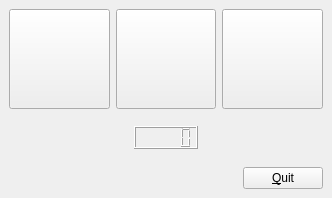
<?xml version="1.0" encoding="UTF-8"?>
<ui version="4.0">
 <class>P0_Application</class>
 <widget class="QMainWindow" name="P0_Application">
  <property name="geometry">
   <rect>
    <x>0</x>
    <y>0</y>
    <width>332</width>
    <height>198</height>
   </rect>
  </property>
  <property name="windowTitle">
   <string>P0_Application</string>
  </property>
  <widget class="QWidget" name="centralwidget">
   <layout class="QVBoxLayout" name="verticalLayout">
    <item>
     <layout class="QHBoxLayout" name="horizontalLayout">
      <item>
       <widget class="myQPushButton" name="myQPushButtonObject">
        <property name="minimumSize">
         <size>
          <width>100</width>
          <height>100</height>
         </size>
        </property>
        <property name="icon">
         <iconset>
          <normaloff>../images/img1.jpg</normaloff>../images/img1.jpg</iconset>
        </property>
       </widget>
      </item>
      <item>
       <widget class="myQPushButton" name="myQPushButtonObject_3">
        <property name="minimumSize">
         <size>
          <width>100</width>
          <height>100</height>
         </size>
        </property>
        <property name="icon">
         <iconset>
          <normaloff>../images/img2.gif</normaloff>../images/img2.gif</iconset>
        </property>
       </widget>
      </item>
      <item>
       <widget class="myQPushButton" name="myQPushButtonObject_2">
        <property name="minimumSize">
         <size>
          <width>100</width>
          <height>100</height>
         </size>
        </property>
        <property name="icon">
         <iconset>
          <normaloff>../images/img3.gif</normaloff>../images/img3.gif</iconset>
        </property>
       </widget>
      </item>
     </layout>
    </item>
    <item>
     <spacer name="verticalSpacer">
      <property name="orientation">
       <enum>Qt::Vertical</enum>
      </property>
      <property name="sizeHint" stdset="0">
       <size>
        <width>20</width>
        <height>40</height>
       </size>
      </property>
     </spacer>
    </item>
    <item>
     <layout class="QHBoxLayout" name="horizontalLayout_2">
      <item>
       <spacer name="horizontalSpacer_2">
        <property name="orientation">
         <enum>Qt::Horizontal</enum>
        </property>
        <property name="sizeHint" stdset="0">
         <size>
          <width>40</width>
          <height>20</height>
         </size>
        </property>
       </spacer>
      </item>
      <item>
       <widget class="myQLCDNumber" name="myQLCDNumberObject">
        <property name="sizePolicy">
         <sizepolicy hsizetype="Fixed" vsizetype="Fixed">
          <horstretch>0</horstretch>
          <verstretch>0</verstretch>
         </sizepolicy>
        </property>
       </widget>
      </item>
      <item>
       <spacer name="horizontalSpacer">
        <property name="orientation">
         <enum>Qt::Horizontal</enum>
        </property>
        <property name="sizeHint" stdset="0">
         <size>
          <width>40</width>
          <height>20</height>
         </size>
        </property>
       </spacer>
      </item>
     </layout>
    </item>
    <item>
     <spacer name="verticalSpacer_2">
      <property name="orientation">
       <enum>Qt::Vertical</enum>
      </property>
      <property name="sizeHint" stdset="0">
       <size>
        <width>20</width>
        <height>40</height>
       </size>
      </property>
     </spacer>
    </item>
    <item>
     <layout class="QHBoxLayout" name="horizontalLayout_3">
      <item>
       <spacer name="horizontalSpacer_3">
        <property name="orientation">
         <enum>Qt::Horizontal</enum>
        </property>
        <property name="sizeHint" stdset="0">
         <size>
          <width>40</width>
          <height>20</height>
         </size>
        </property>
       </spacer>
      </item>
      <item>
       <widget class="QPushButton" name="QuitButton">
        <property name="sizePolicy">
         <sizepolicy hsizetype="Fixed" vsizetype="Fixed">
          <horstretch>0</horstretch>
          <verstretch>0</verstretch>
         </sizepolicy>
        </property>
        <property name="text">
         <string>&amp;Quit</string>
        </property>
       </widget>
      </item>
     </layout>
    </item>
   </layout>
  </widget>
 </widget>
 <customwidgets>
  <customwidget>
   <class>myQLCDNumber</class>
   <extends>QLCDNumber</extends>
   <header>myQLCDNumber.h</header>
  </customwidget>
  <customwidget>
   <class>myQPushButton</class>
   <extends>QPushButton</extends>
   <header>myQPushButton.h</header>
  </customwidget>
 </customwidgets>
 <resources/>
 <connections>
  <connection>
   <sender>QuitButton</sender>
   <signal>clicked()</signal>
   <receiver>P0_Application</receiver>
   <slot>close()</slot>
   <hints>
    <hint type="sourcelabel">
     <x>280</x>
     <y>165</y>
    </hint>
    <hint type="destinationlabel">
     <x>96</x>
     <y>148</y>
    </hint>
   </hints>
  </connection>
  <connection>
   <sender>myQPushButtonObject</sender>
   <signal>clicked()</signal>
   <receiver>myQPushButtonObject</receiver>
   <slot>changeState()</slot>
   <hints>
    <hint type="sourcelabel">
     <x>59</x>
     <y>38</y>
    </hint>
    <hint type="destinationlabel">
     <x>76</x>
     <y>79</y>
    </hint>
   </hints>
  </connection>
  <connection>
   <sender>myQPushButtonObject_3</sender>
   <signal>clicked()</signal>
   <receiver>myQPushButtonObject_3</receiver>
   <slot>changeState()</slot>
   <hints>
    <hint type="sourcelabel">
     <x>177</x>
     <y>79</y>
    </hint>
    <hint type="destinationlabel">
     <x>185</x>
     <y>60</y>
    </hint>
   </hints>
  </connection>
  <connection>
   <sender>myQPushButtonObject_2</sender>
   <signal>clicked()</signal>
   <receiver>myQPushButtonObject_2</receiver>
   <slot>changeState()</slot>
   <hints>
    <hint type="sourcelabel">
     <x>275</x>
     <y>58</y>
    </hint>
    <hint type="destinationlabel">
     <x>286</x>
     <y>78</y>
    </hint>
   </hints>
  </connection>
  <connection>
   <sender>myQPushButtonObject</sender>
   <signal>stateChanged(int)</signal>
   <receiver>myQLCDNumberObject</receiver>
   <slot>changeValueOn(int)</slot>
   <hints>
    <hint type="sourcelabel">
     <x>33</x>
     <y>83</y>
    </hint>
    <hint type="destinationlabel">
     <x>179</x>
     <y>125</y>
    </hint>
   </hints>
  </connection>
  <connection>
   <sender>myQPushButtonObject_3</sender>
   <signal>stateChanged(int)</signal>
   <receiver>myQLCDNumberObject</receiver>
   <slot>changeValueOn(int)</slot>
   <hints>
    <hint type="sourcelabel">
     <x>144</x>
     <y>29</y>
    </hint>
    <hint type="destinationlabel">
     <x>145</x>
     <y>124</y>
    </hint>
   </hints>
  </connection>
  <connection>
   <sender>myQPushButtonObject_2</sender>
   <signal>stateChanged(int)</signal>
   <receiver>myQLCDNumberObject</receiver>
   <slot>changeValueOn(int)</slot>
   <hints>
    <hint type="sourcelabel">
     <x>268</x>
     <y>71</y>
    </hint>
    <hint type="destinationlabel">
     <x>185</x>
     <y>131</y>
    </hint>
   </hints>
  </connection>
 </connections>
</ui>
